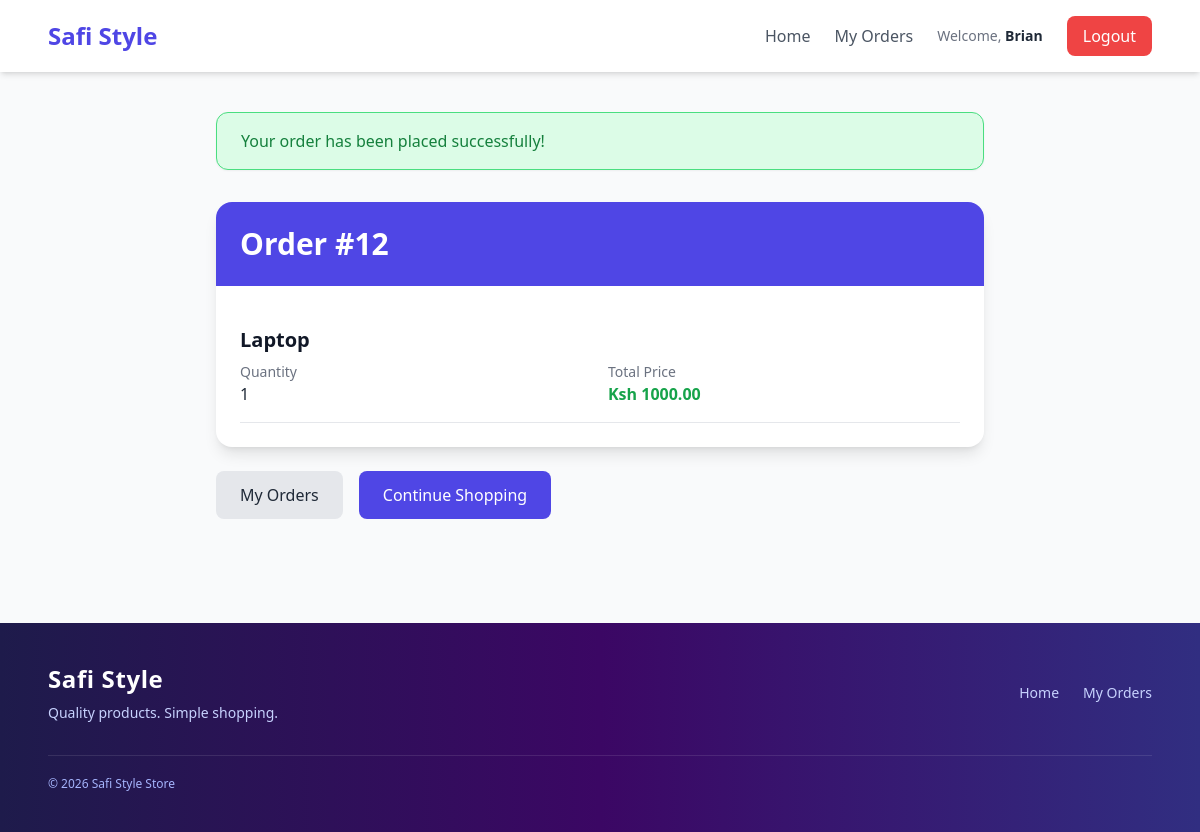
Page /orders/12/ (signed in) on the earlier database version.
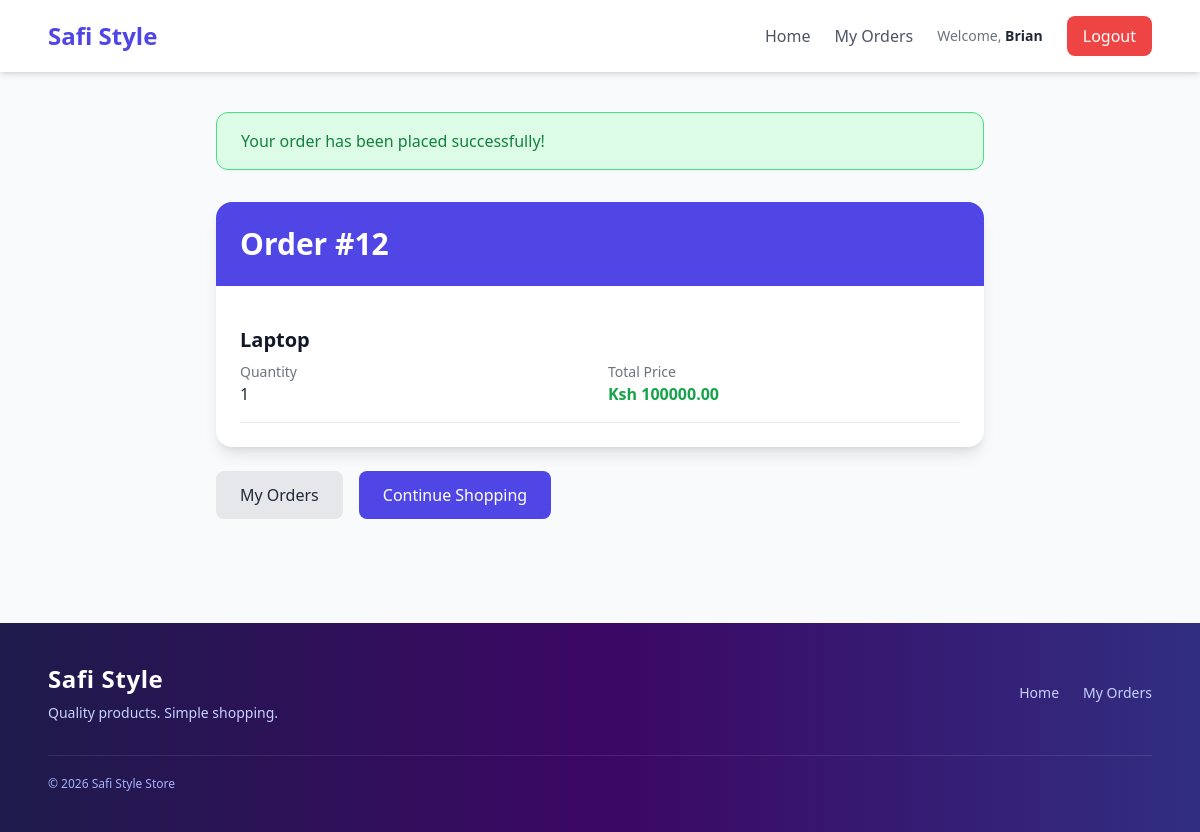
Same page on the later database version.
### myapp/models.py (models this page shows, shortened)
class OrderItem(models.Model):
    order = models.ForeignKey(
        Order,
        on_delete=models.CASCADE
    )
    product = models.ForeignKey(
        Product,
        on_delete=models.CASCADE
    )
    quantity = models.PositiveIntegerField(default=1)
    def total_price(self):
        return self.product.price * self.quantity

class Product(models.Model):
    category = models.ForeignKey(
        Category,
        on_delete=models.CASCADE
    )
    name = models.CharField(max_length=200)
    price = models.DecimalField(
        max_digits=10,
        decimal_places=2
    )
    image = models.ImageField(
        upload_to='products/',
        blank=True,
        null=True
    )

### myapp/views.py (the view)
@login_required
def order_detail(request, pk):
    order = get_object_or_404(
        Order,
        pk=pk,
        user=request.user
    )
    return render(
        request,
        "order_detail.html",
        {"order": order}
    )

### myapp/templates/order_detail.html
{% extends 'base.html' %}
{% block content %}
<div class="max-w-3xl mx-auto">
    <div class="bg-green-100 border border-green-400 text-green-700 px-6 py-4 rounded-xl mb-8 shadow-sm">
         Your order has been placed successfully!
    </div>
    <div class="bg-white rounded-2xl shadow-lg overflow-hidden">
        <div class="bg-indigo-600 text-white p-6">
            <h1 class="text-3xl font-bold">
                Order #{{ order.id }}
            </h1>
        </div>
        <div class="p-6">
            {% for item in order.orderitem_set.all %}
            <div class="border-b border-gray-200 py-4">
                <h2 class="text-xl font-semibold text-gray-900 mb-2">
                    {{ item.product.name }}
                </h2>
                <div class="grid grid-cols-2 gap-4">
                    <div>
                        <p class="text-gray-500 text-sm">
                            Quantity
                        </p>
                        <p class="font-medium">
                            {{ item.quantity }}
                        </p>
                    </div>
                    <div>
                        <p class="text-gray-500 text-sm">
                            Total Price
                        </p>
                        <p class="font-bold text-green-600">
                            Ksh {{ item.total_price }}
                        </p>
                    </div>
                </div>
            </div>
            {% empty %}
            <p class="text-gray-500">
                No items found in this order.
            </p>
            {% endfor %}
        </div>
    </div>
    <div class="mt-6 flex gap-4">
        <a href="{% url 'order_list' %}"
           class="bg-gray-200 text-gray-800 px-6 py-3 rounded-lg hover:bg-gray-300 transition">
            My Orders
        </a>
        <a href="{% url 'product_list' %}"
           class="bg-indigo-600 text-white px-6 py-3 rounded-lg hover:bg-indigo-700 transition">
            Continue Shopping
        </a>
    </div>
</div>
{% endblock %}

Differences in the rows shown:
changed through a linked row, OrderItem "Laptop": total_price "1000.00" → "100000.00"
